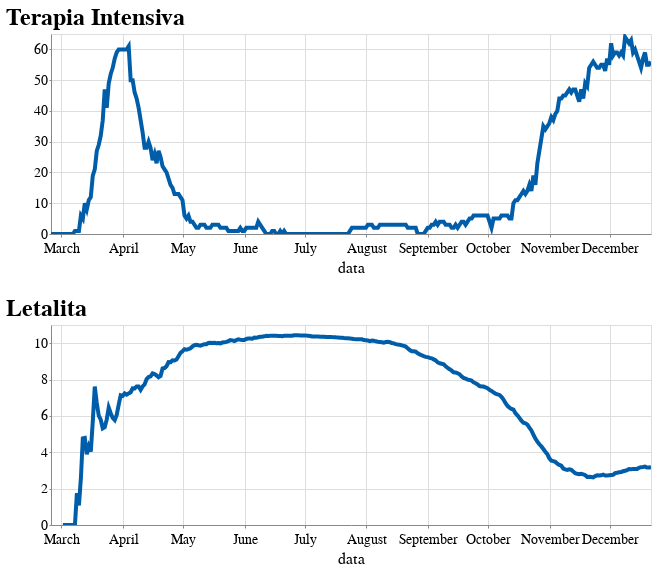

Notebook code for this chart:
### Code cell
#viz.grafici_riassuntivi(reg_df)
def plot_line(field, title):
    base = alt.Chart(reg_df).mark_line().encode(
        x=alt.X("data"),
        y=alt.Y(field, title="")
    ).properties(height=200, width=600,)
    
    return (
        base
        .properties(title={"text": [title]})
        .add_selection(
            resize
        )
    )

c1 = plot_line("terapia_intensiva", "Terapia Intensiva")
c2 = plot_line("letalita", "Letalita")
alt.vconcat(c1, c2)

### Figure 1 — Vega-Lite specification as saved in the notebook (floating-point values rounded to 4 significant figures; data arrays with more than 128 entries replaced by an {"elided": "..."} marker saying what was removed)
{"config": {"view": {"width": 600, "height": 400}, "background": "#ffffff", "title": {"anchor": "start", "font": "Source Sans Pro, Arial, sans", "fontColor": "#000000", "fontSize": 24, "fontWeight": "bold"}, "arc": {"fill": "#005DA9"}, "area": {"fill": "#005DA9"}, "line": {"stroke": "#005DA9", "strokeWidth": 4}, "path": {"stroke": "#005DA9"}, "rect": {"fill": "#005DA9"}, "shape": {"stroke": "#005DA9"}, "bar": {"fill": "#005DA9"}, "point": {"stroke": "#005DA9"}, "symbol": {"fill": "#005DA9", "size": 60}, "axis": {"titleFont": "Source Sans Pro, sans", "titleFontSize": 16, "titleFontWeight": "normal", "labelFont": "Source Sans Pro, sans", "labelFontSize": 14, "labelFontWeight": "normal"}, "axisX": {"labelAngle": 0, "labelPadding": 4, "tickSize": 3}, "axisY": {"labelBaseline": "middle", "maxExtent": 45, "minExtent": 45, "tickSize": 2, "titleAlign": "left", "titleAngle": 0, "titleX": -45, "titleY": -11}, "headerFacet": {"titleFontSize": 16, "labelFontSize": 14}, "headerRow": {"titleFontSize": 16, "labelFontSize": 14}, "headerColumn": {"titleFontSize": 16, "labelFontSize": 14}, "legend": {"titleFont": "Source Sans Pro, sans", "titleFontSize": 16, "titleFontWeight": "normal", "symbolType": "circle", "labelFont": "Source Sans Pro, sans", "labelFontSize": 15}, "range": {"category": ["#AB377A", "#AEC067", "#9BC3B7", "#928285", "#F07F3C", "#FFE054", "#E30034", "#005DA9", "#644F54", "#5EA290", "#769F3B", "#812161", "#E36319", "#F5C631"]}}, "vconcat": [{"mark": "line", "encoding": {"x": {"type": "temporal", "field": "data"}, "y": {"type": "quantitative", "field": "terapia_intensiva", "title": ""}}, "height": 200, "selection": {"selector001": {"type": "interval", "bind": "scales"}}, "title": {"text": ["Terapia Intensiva"]}, "width": 600}, {"mark": "line", "encoding": {"x": {"type": "temporal", "field": "data"}, "y": {"type": "quantitative", "field": "letalita", "title": ""}}, "height": 200, "selection": {"selector001": {"type": "interval", "bind": "scales"}}, "title": {"text": ["Letalita"]}, "width": 600}], "data": {"name": "data-fbe11ac8fe82101ea9265e51b1fc96bb"}, "$schema": "https://vega.github.io/schema/vega-lite/v4.8.1.json", "datasets": {"data-fbe11ac8fe82101ea9265e51b1fc96bb": {"elided": "302 records"}}}
